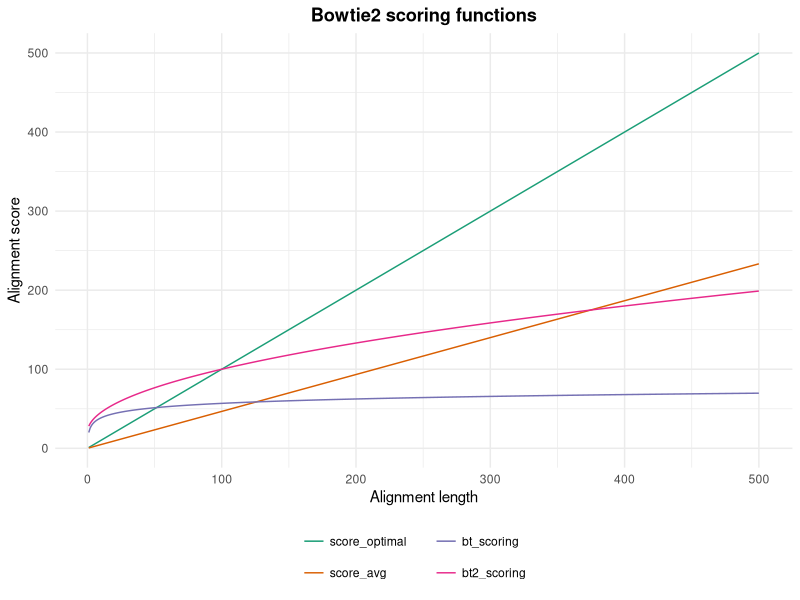

This chart was generated by the following R code:
#!/usr/bin/env Rscript

# libraries
suppressPackageStartupMessages({
  library(ggplot2)
  library(reshape2)
})

# constants
match <- 1
mismatch <- 1
gap <- 6
extend <- 1
error_rate <- 0.1

# functions
score_optimal <- function(x) {
  x * match
}
score_avg <- function(x) {
  x * ((1 - error_rate) * match -
    error_rate / 3 * mismatch -
    error_rate / 3 * gap * 2)
}
bt_scoring <- function(x) {
  20 + 8 * log(x)
}
bt2_scoring <- function(x) {
  20 + 8 * sqrt(x)
}

# apply functions
df <- data.frame(x = 1 : 500)
df$score_optimal <- score_optimal(df$x)
df$score_avg <- score_avg(df$x)
df$bt_scoring <- bt_scoring(df$x)
df$bt2_scoring <- bt2_scoring(df$x)

# plotting
df.melted <- melt(df, id.vars = "x")
score_plot <- ggplot(df.melted, aes(x = x, y = value, color = variable)) +
  geom_line() +
  xlab("Alignment length") +
  ylab("Alignment score") +
  ggtitle("Bowtie2 scoring functions") +
  scale_color_brewer(palette = "Dark2") +
  theme_minimal() +
  theme(
    plot.title = element_text(hjust = 0.5, face = "bold"),
    legend.position = "bottom",
    legend.title = element_blank(),
    legend.text = element_text(margin = margin(r = 0.5, l = 0.1, unit = "cm"))
  ) +
  guides(colour = guide_legend(nrow = 2))
score_plot
